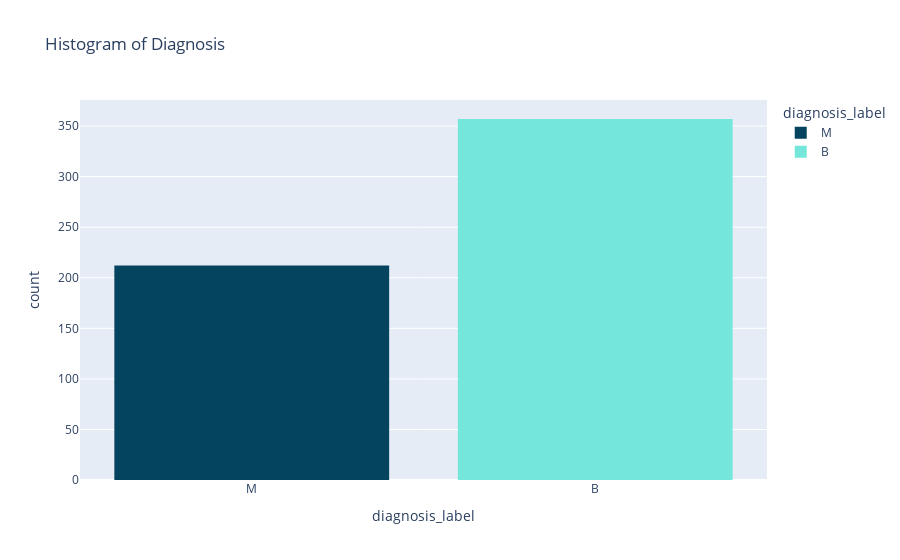

Notebook code cell kept with this figure:
### Code cell
# Map 0 to 'M' and 1 to 'B'
df['diagnosis_label'] = df['diagnosis'].map({0: 'M', 1: 'B'})

# Create a histogram with custom labels and no gap
histogram = px.histogram(data_frame=df, 
                         x='diagnosis_label',  # Use the mapped column
                         color='diagnosis_label',  # For color-coding
                         color_discrete_sequence=['#05445E', '#75E6DA'],  # Custom colors
                         title='Histogram of Diagnosis')

# Display the histogram
histogram.show()

### Figure 1 — Plotly figure (JSON) as saved in the notebook; plotly's stock layout.template omitted (floating-point values rounded to 4 significant figures; data arrays with more than 128 entries replaced by an {"elided": "..."} marker saying what was removed)
{"data": [{"alignmentgroup": "True", "bingroup": "x", "hovertemplate": "diagnosis_label=%{x}<br>count=%{y}<extra></extra>", "legendgroup": "M", "marker": {"color": "#05445E", "pattern": {"shape": ""}}, "name": "M", "offsetgroup": "M", "orientation": "v", "showlegend": true, "type": "histogram", "x": {"elided": "212 str values"}, "xaxis": "x", "yaxis": "y"}, {"alignmentgroup": "True", "bingroup": "x", "hovertemplate": "diagnosis_label=%{x}<br>count=%{y}<extra></extra>", "legendgroup": "B", "marker": {"color": "#75E6DA", "pattern": {"shape": ""}}, "name": "B", "offsetgroup": "B", "orientation": "v", "showlegend": true, "type": "histogram", "x": {"elided": "357 str values"}, "xaxis": "x", "yaxis": "y"}], "layout": {"barmode": "relative", "legend": {"title": {"text": "diagnosis_label"}, "tracegroupgap": 0}, "title": {"text": "Histogram of Diagnosis"}, "xaxis": {"anchor": "y", "categoryarray": ["M", "B"], "categoryorder": "array", "domain": [0, 1], "title": {"text": "diagnosis_label"}}, "yaxis": {"anchor": "x", "domain": [0, 1], "title": {"text": "count"}}}}
